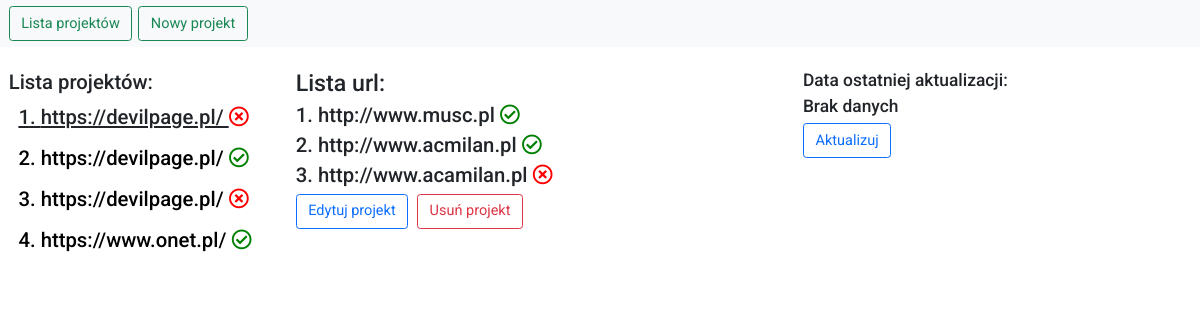
The app's page /, older data.
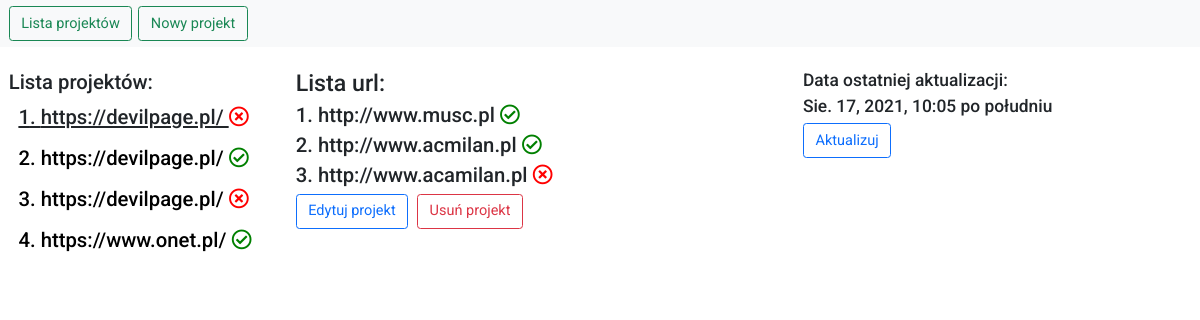
The same page, newer data.
### link_checker/models.py (models this page shows)
class Date(models.Model):
    time_of_update = models.DateTimeField()

### link_checker/views.py (the view)
# urls.py: path('', index, name='index'),
def index(request):
    project_urls = []
    all_projects = Project.objects.all().values_list()
    check_list = all_projects.exists()
    if all_projects:
        print(len(all_projects))
        first_project_id = all_projects[0][0]
        test = first_project_id - len(all_projects) + 3
        projects_name = Project.objects.get(id=first_project_id) #choose first item from list
        project_urls = projects_name.related_urls.all()
        projects_names = list(Project.objects.all())
        selected_project = 1
        try:
            all_dates = Date.objects.all()
            update_time = all_dates[0]
            print(update_time)
        except:
            update_time = None
    else:
        projects_names = []
        first_project_id = 0
        update_time = None
    return render(request, 'index.html', {'projects_names': projects_names, 'project_urls': project_urls, 'selected_id': first_project_id, 'selected_project': selected_project, 'update_time': update_time})

### templates/index.html (shortened to what this page needs)
{% extends 'main.html' %}
{% block content %}
    <div class="panel">
        <div class="row">
            <div class="col-3 p-0 px-4 panel-left">
                <h3>Lista projektów:</h3>
                {% for project in projects_names %}
                    {% if forloop.counter is selected_project %}
                        {% if project.links_ok%}
                                <a href="{% url 'load_project' project.id %}" class="btn" style="text-decoration: underline"> <h3>{{ forloop.counter }}. {{project.title}} <i class="far fa-check-circle" style="color:green"></i></h3></a><br>
                            {% else %}
                                 <a href="{% url 'load_project' project.id %}" class="btn" style="text-decoration: underline"> <h3>{{ forloop.counter }}. {{project.title}} <i class="far fa-times-circle" style="color:red"></i></h3></a><br>
                            {% endif %}
                    {% else %}
                            {% if project.links_ok%}
                                <a href="{% url 'load_project' project.id %}" class="btn" style="color:black"> <h3>{{ forloop.counter }}. {{project.title}} <i class="far fa-check-circle" style="color:green"></i></h3></a><br>
                            {% else %}
                                 <a href="{% url 'load_project' project.id %}" class="btn" style="color:black"> <h3>{{ forloop.counter }}. {{project.title}} <i class="far fa-times-circle" style="color:red"></i></h3></a><br>
                            {% endif %}
                    {% endif %}
                {% empty %}
                    <h3>Brak projektów bazie danych</h3>
                {% endfor %}
            </div>
            <div class="col-5 p-0 panel-mid">
                  <h2>Lista url:</h2>
                {% for url in project_urls %}
                    {% if url.links_ok %}
                        <h3>{{ forloop.counter }}. {{url.urls}} <i class="far fa-check-circle" style="color:green"></i></h3>
                    {% else %}
                        <h3>{{ forloop.counter }}. {{url.urls}} <i class="far fa-times-circle" style="color:red"></i></h3>
                    {% endif %}
                {% empty %}
                     <h3>Brak linków dla projektu</h3>
                {% endfor %}
                <a href="{% url 'update_project' selected_id %}" class="btn btn-outline-primary me-2 btn-lg">Edytuj projekt</a>
                <a href="{% url 'delete_project' selected_id %}" class="btn btn-outline-danger me-2 btn-lg">Usuń projekt</a>
                <br>
            </div>
            <div class="col-3 p-0 panel-right">
                <h4>Data ostatniej aktualizacji: </h4>
                {% if update_time %}
                    <h4>{{ update_time.time_of_update }}</h4>
                {% else %}
                    <h4>Brak danych</h4>
                {% endif %}
                <a href="{% url 'check_url' %}" class="btn btn-outline-primary me-2 btn-lg">Aktualizuj</a>
            </div>
        </div>
    </div>
{% endblock %}

Row changes from the older to the newer data that the page shows:
added Date: time_of_update "Sie. 17, 2021, 10:05 po południu"
Text that changed along with them:
text no longer shown: "Brak danych"
